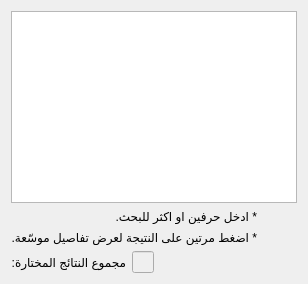
      <widget class="QWidget" name="topicsTab">
       <attribute name="title">
        <string>مواضيع</string>
       </attribute>
       <layout class="QVBoxLayout" name="verticalLayout_3">
        <item>
         <layout class="QHBoxLayout" name="horizontalLayout_6">
          <item>
           <widget class="TopicLazyTableWidget" name="topicResultsTableWidget">
            <property name="mouseTracking">
             <bool>true</bool>
            </property>
            <property name="focusPolicy">
             <enum>Qt::NoFocus</enum>
            </property>
            <property name="styleSheet">
             <string notr="true">QTableWidget {
        font-size: 17pt;
    }
QHeaderView {
        font-size: 17pt;
    }

/*headers*/
QHeaderView::section {
        background-color: lightsteelblue;
        color: darkblue;
    }
/*headers when corresponding cell is selected*/
QHeaderView::section:checked {
        background-color: lightsteelblue;
        border: 1px outset darkgray;
    }

/*corner*/
QTableCornerButton::section {
    background-color: rgb(59, 59, 59);
    }

/*selected item*/
QTableWidget::item:selected {
        background-color: rgba(47, 74, 97, 1.0);
        color: rgb(207, 207, 207);
        border: none;
    }
</string>
            </property>
            <property name="editTriggers">
             <set>QAbstractItemView::NoEditTriggers</set>
            </property>
            <property name="selectionBehavior">
             <enum>QAbstractItemView::SelectRows</enum>
            </property>
            <property name="sortingEnabled">
             <bool>false</bool>
            </property>
            <property name="rowCount">
             <number>0</number>
            </property>
            <property name="columnCount">
             <number>0</number>
            </property>
           </widget>
          </item>
         </layout>
        </item>
        <item>
         <layout class="QHBoxLayout" name="horizontalLayout_17">
          <item>
           <layout class="QVBoxLayout" name="verticalLayout_22">
            <item>
             <widget class="QLabel" name="minimum_letters_restriction_lbl_2">
              <property name="styleSheet">
               <string notr="true">font: italic 400 10pt &quot;Calibri&quot;;</string>
              </property>
              <property name="text">
               <string>* ادخل حرفين او اكثر للبحث.</string>
              </property>
             </widget>
            </item>
            <item>
             <widget class="QLabel" name="label_10">
              <property name="styleSheet">
               <string notr="true">font: italic 400 10pt &quot;Calibri&quot;;</string>
              </property>
              <property name="text">
               <string>* اضغط مرتين على النتيجة لعرض تفاصيل موسّعة.</string>
              </property>
             </widget>
            </item>
           </layout>
          </item>
          <item>
           <spacer name="horizontalSpacer_11">
            <property name="orientation">
             <enum>Qt::Horizontal</enum>
            </property>
            <property name="sizeHint" stdset="0">
             <size>
              <width>40</width>
              <height>20</height>
             </size>
            </property>
           </spacer>
          </item>
         </layout>
        </item>
        <item>
         <layout class="QHBoxLayout" name="horizontalLayout_16" stretch="1,1,8">
          <item>
           <widget class="QLabel" name="label_9">
            <property name="text">
             <string>مجموع النتائج المختارة:</string>
            </property>
           </widget>
          </item>
          <item>
           <widget class="QLineEdit" name="topicSum">
            <property name="enabled">
             <bool>false</bool>
            </property>
            <property name="alignment">
             <set>Qt::AlignRight|Qt::AlignTrailing|Qt::AlignVCenter</set>
            </property>
           </widget>
          </item>
          <item>
           <spacer name="horizontalSpacer_10">
            <property name="orientation">
             <enum>Qt::Horizontal</enum>
            </property>
            <property name="sizeHint" stdset="0">
             <size>
              <width>40</width>
              <height>20</height>
             </size>
            </property>
           </spacer>
          </item>
         </layout>
        </item>
       </layout>
      </widget>
